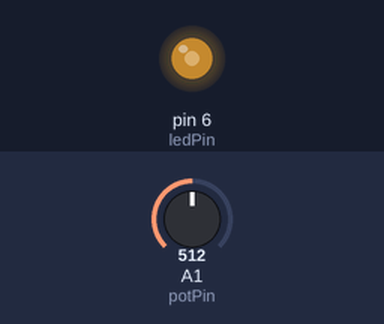
Recording of a sketch running on a simulated Arduino Uno, built with avr-gcc and run on an emulated ATmega328P. Shown: output pins drawn as LEDs (lit = HIGH). The inputs (shaded band) are chosen by the test bench; at power-on: A1 (potPin) = 512.

Above: at 1.2 s.
1.3 s: A1 (potPin) set to 716
At 2.5 s:
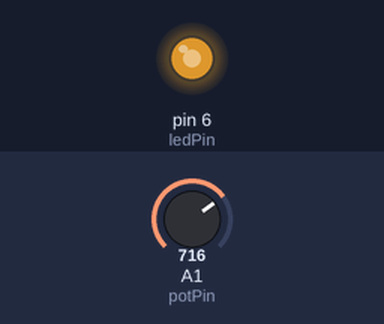
2.8 s: A1 (potPin) set to 900
At 3.7 s:
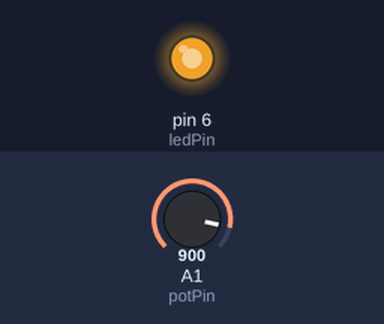
4.3 s: A1 (potPin) set to 122
At 4.8 s:
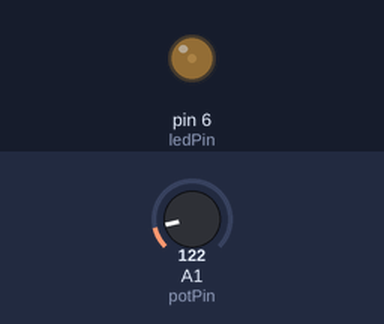
5.8 s: A1 (potPin) set to 0
At 7.0 s:
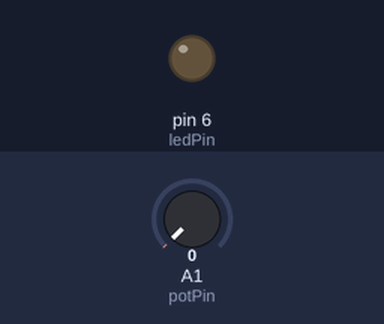
7.3 s: A1 (potPin) set to 511
At 8.3 s:
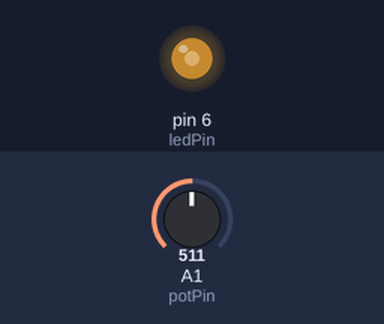
Timing chart, 0 to 9.8 s (numbered marks = the images above; inputs shaded):
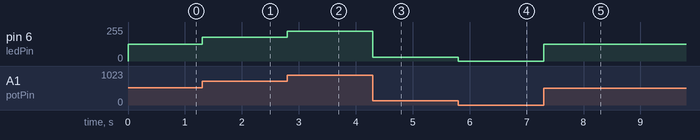

Measured:
- after the input at 1.3 s, pin 6 (ledPin): 127/255 → 178/255 at once
- after the input at 2.8 s, pin 6 (ledPin): 178/255 → 224/255 at once
- after the input at 4.3 s, pin 6 (ledPin): 224/255 → 30/255 at once
- after the input at 5.8 s, pin 6 (ledPin): 30/255 → 0/255 at once
- after the input at 7.3 s, pin 6 (ledPin): 0/255 → 127/255 at once

The sketch:

Project_2.ino
```cpp
int ledPin = 6;
int potPin = A1;
int potIn; // variable to store the value coming from the potentiometer
int brightness; // variable to hold the pwm value

void setup() {
  pinMode(ledPin, OUTPUT);
}

void loop() {
  //reading from potentiometer
  potIn = analogRead(potPin);
  //mapping the Values between 0 to 255
  brightness = map(potIn, 0, 1023, 0, 255);
  analogWrite(ledPin, brightness);
  delay(1);
}
```
